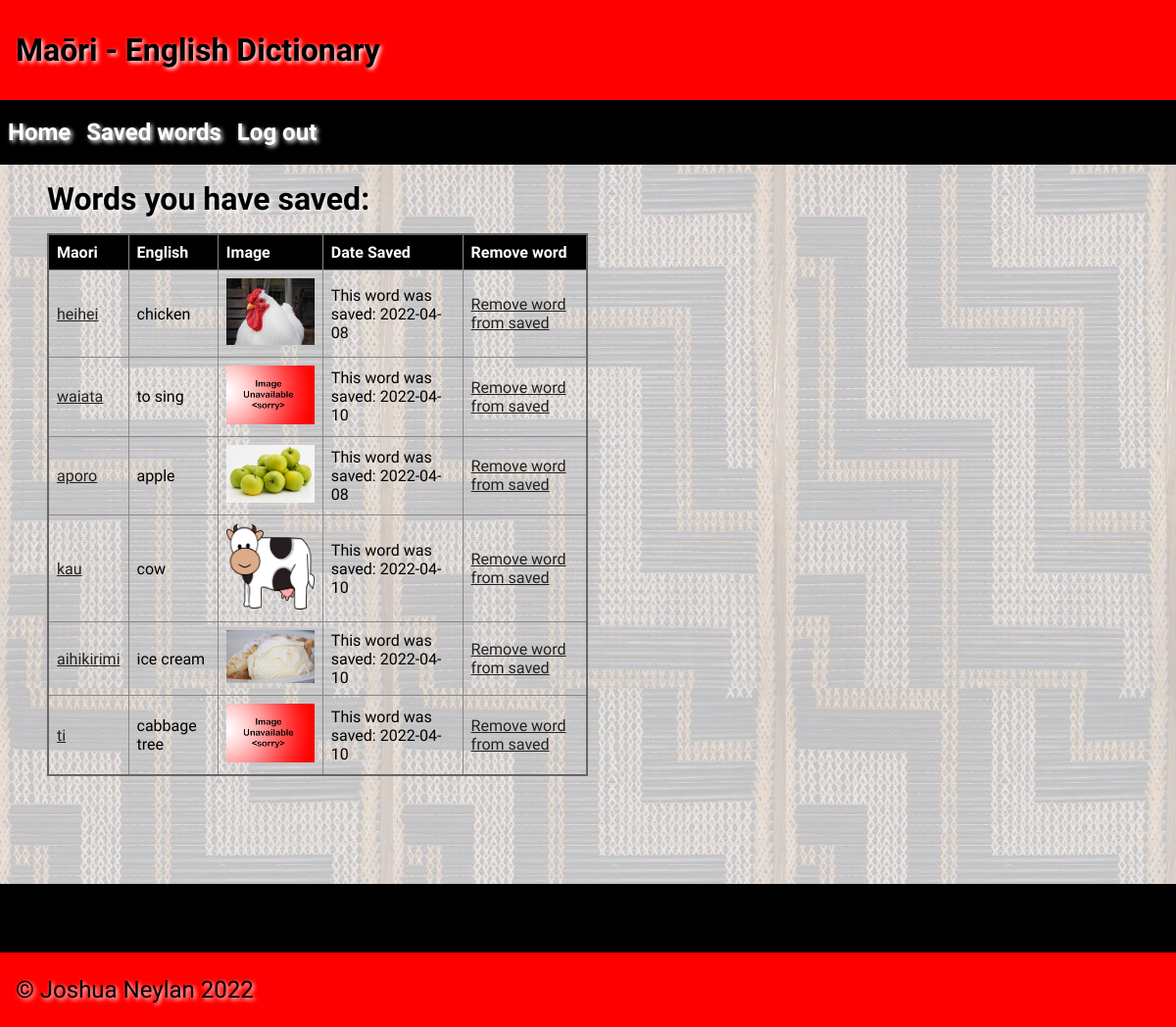
Screenshot of /saved (signed in) with the database file from the repository.
### tables this page shows
CREATE TABLE "Saved_words"
(
    id        INTEGER
        constraint Saved_words_pk
            primary key autoincrement,
    word_id   INTEGER
        references Dictionary,
    user_id   INTEGER
        references User,
    timestamp datetime
);

CREATE TABLE "Dictionary"
(
    id         integer
        constraint Dictionary_pk
            primary key autoincrement,
    maori      varchar(85),
    english    varchar(100),
    category   varchar(50),
    year_level integer(10),
    image      varchar(100),
    timestamp  datetime,
    author     varchar(60),
    definition varchar(200)
);

### app.py (the view)
@app.route("/saved")
def render_saved():
    if not is_logged_in():
        return redirect("/")
    user_id = session["user_id"]
    con = create_connection(DB_NAME)
    query = "SELECT word_id, timestamp FROM Saved_words WHERE user_id = ?;"
    cur = con.cursor()
    cur.execute(query, (user_id,))
    word_ids_with_timestamps = cur.fetchall()
    for i in range(len(word_ids_with_timestamps)):
        word_ids_with_timestamps[i] = word_ids_with_timestamps[i][0], word_ids_with_timestamps[i][1]
    word_ids_with_timestamps = list(set(word_ids_with_timestamps))
    query = "SELECT maori, english, category, image, id FROM Dictionary WHERE id = ?;"
    saved_words_details_list = []
    for word_id_with_timestamp in word_ids_with_timestamps:
        cur.execute(query, (word_id_with_timestamp[0],))
        word_details = cur.fetchall()
        update_word_details = []
        for word in word_details[0]:
            update_word_details.append(word)
        if update_word_details[3] is None:
            update_word_details[3] = "noimage.png"
        saved_words_details_list.append([update_word_details, word_id_with_timestamp[1]])
    return render_template("saved_words.html", logged_in=is_logged_in(),
                           saved_words_details_list=saved_words_details_list)

### app.py (called while the page is built)
def create_connection(db_file):
    try:
        connection = sqlite3.connect(db_file)
        connection.execute("pragma foreign_keys=ON")
        return connection
    except Error as e:
        print(e)
    return None

def is_logged_in():
    if session.get("email") is None:
        return False
    return True

### templates/saved_words.html (shortened to what this page needs)
{% extends 'base.html' %}
{% block heading %}Maōri - English Dictionary{% endblock %}
{% block main %}
    <h1> Words you have saved:</h1>
    <table>
        <tr>
            <th> Maori </th>
            <th> English</th>
            <th> Image </th>
            <th> Date Saved </th>
            <th> Remove word</th>
        </tr>
        {% for word_details in saved_words_details_list %}
            <tr>
                <td><a href = "/{{word_details[0][2]}}/{{word_details[0][0]}}">{{word_details[0][0]}}</a></td>
                <td> {{word_details[0][1]}} </td>
                <td><img class = "thumb" src = "../static/images/{{word_details[0][3]}}"></td>
                <td>This word was saved: {{word_details[1]}}</td>
                <td><a href = "/unsaveword-{{word_details[0][2]}}-{{word_details[0][4]}}">Remove word from saved</a></td>
            </tr>
        {% endfor %}
    </table>
{% endblock %}

### static/css/style.css (style rules this page uses)
* { font-family: Comfortaa, sans-serif; margin: 0; padding: 0; box-sizing: border-box; }
h1, h2, h3, h4 { padding: 1rem 0; font-family: 'Suez One', serif; color: #000; text-shadow: 2px 2px 4px #fff; }
a { color: #222; }
img { max-width: 500px; }
table { width: 50%; border: 2px solid #666; border-collapse: collapse; }
th, td { border: 1px solid #888; padding: 0.5rem; text-align: left; }
th { background-color: #000; color: #fff; }
.thumb { max-width: 90px; }

### rows the page displays
Saved_words: maori "heihei", english "chicken", image (picture), timestamp "2022-04-08"
Saved_words: maori "waiata", english "to sing", timestamp "2022-04-10"
Saved_words: maori "aporo", english "apple", image (picture), timestamp "2022-04-08"
Saved_words: maori "kau", english "cow", image (picture), timestamp "2022-04-10"
Saved_words: maori "aihikirimi", english "ice cream", image (picture), timestamp "2022-04-10"
Saved_words: maori "ti", english "cabbage tree", timestamp "2022-04-10"
